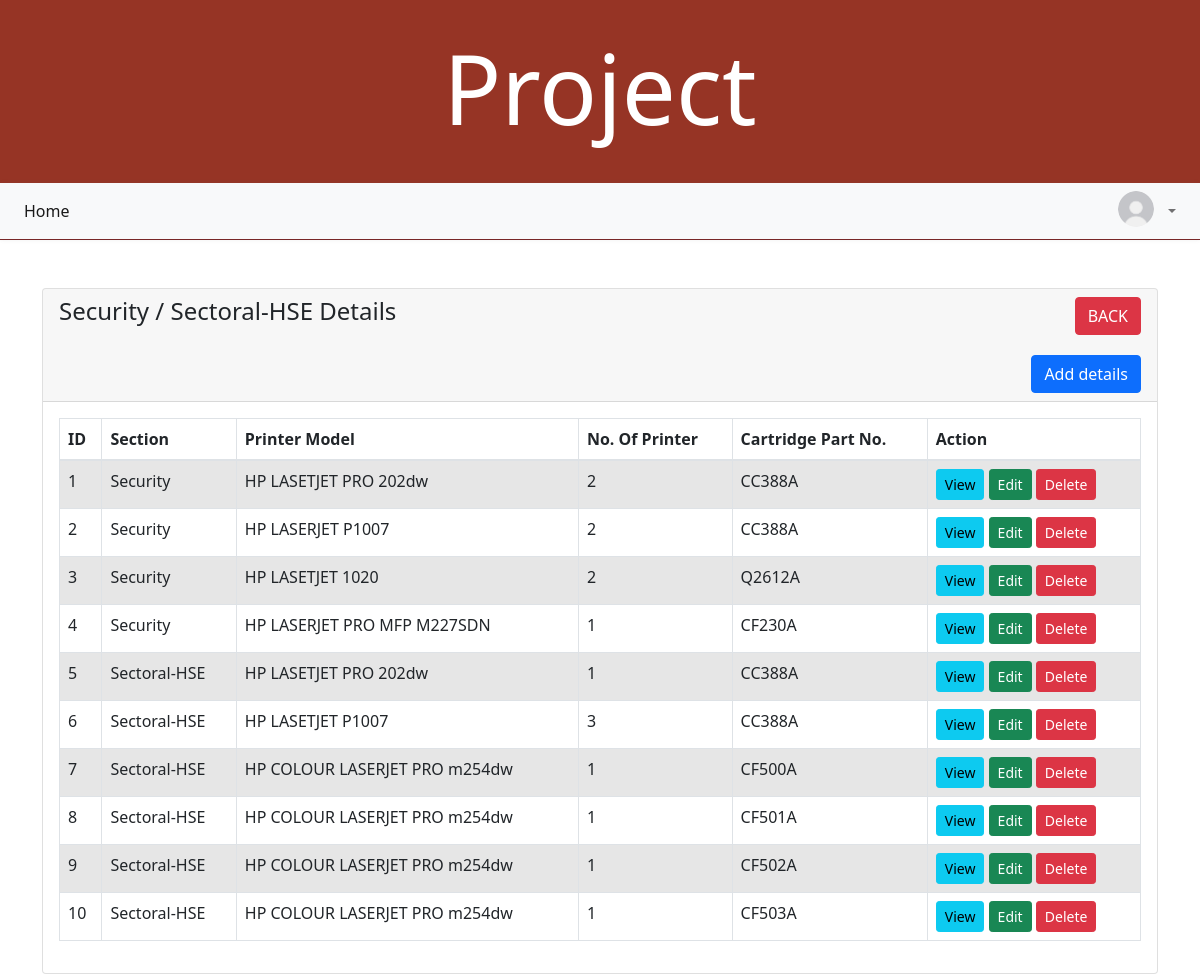
The page /secindex.php on the database its author committed.
### tables this page shows
CREATE TABLE `secs` (
  `id` int(11) NOT NULL,
  `section` varchar(100) NOT NULL,
  `printer` varchar(190) NOT NULL,
  `number` varchar(191) NOT NULL,
  `part` varchar(191) NOT NULL
);

### secindex.php (the view, shortened to what this page needs)
<?php
    require 'sectiondbcon.php';
?>
<!DOCTYPE html>
<html>
    <head>
        <link rel="stylesheet" href="https://stackpath.bootstrapcdn.com/bootstrap/4.5.0/css/bootstrap.min.css">
    </head>
    <body>
      <div class="header">
        <h1 style="font-size:8vw;">Project</h1>
      </div>
      <nav class="navbar navbar-expand-xl navbar-light bg-light">
		<div class="navbar-nav">
       <a href="adminlogin.php" class="nav-item nav-link active" > <i class="fa fa-fw fa-home"></i> Home</a>
			</div>
		<div class="navbar-nav ml-auto">
			<div class="nav-item dropdown">
				<a href="#" data-toggle="dropdown" class="nav-link dropdown-toggle user-action"><img src="logopro.jpeg" class="avatar" alt="Avatar"> <?php  if (isset($_SESSION['user'])) : ?>
				<?php endif ?> <b class="caret"></b></a>
			</div>
		</div>
</nav>
<br>
    </body>
</html>
<!doctype html>
<html lang="en">
  <head>
    <link href="https://cdn.jsdelivr.net/npm/bootstrap@5.1.3/dist/css/bootstrap.min.css" rel="stylesheet">
</head>
<body>
    <div class="container mt-4">
        <div class="row">
            <div class="col-md-12">
                <div class="card">
                    <div class="card-header">
                        <h4>Security / Sectoral-HSE Details
                        <a href="sectionindex.php" class="btn btn-danger float-end">BACK</a>
                        <br>
                        <br>
                        <a href="sec-create.php" class="btn btn-primary float-end">Add details</a>
                        </h4>
                    </div>
                    <div class="card-body">
                        <table class="table table-bordered table-striped">
                            <thead>
                                <tr>
                                    <th>ID</th>
                                    <th>Section</th>
                                    <th>Printer Model</th>
                                    <th>No. Of Printer</th>
                                    <th>Cartridge Part No.</th>
                                    <th>Action</th>
                                </tr>
                            </thead>
                            <tbody>
                                <?php
                                    $query = "SELECT * FROM secs";
                                    $query_run = mysqli_query($con, $query);
                                    if(mysqli_num_rows($query_run) > 0)
                                    {
                                        foreach($query_run as $data)
                                        {
                                            ?>
                                            <tr>
                                                <td><?= $data['id']; ?></td>
                                                <td><?= $data['section']; ?></td>
                                                <td><?= $data['printer']; ?></td>
                                                <td><?= $data['number']; ?></td>
                                                <td><?= $data['part']; ?></td>
                                                <td>
                                                    <a href="sec-view.php?id=<?= $data['id']; ?>" class="btn btn-info btn-sm">View</a>
                                                    <a href="sec-edit.php?id=<?= $data['id']; ?>" class="btn btn-success btn-sm">Edit</a>
                                                    <form action="seccode.php" method="POST" class="d-inline">
                                                        <button type="submit" name="delete" value="<?=$data['id'];?>" class="btn btn-danger btn-sm">Delete</button>
                                                    </form>
                                                </td>
                                            </tr>
                                            <?php
                                        }
                                    }
                                    else
                                    {
                                        echo "<h5> No Record Found </h5>";
                                    }
                                ?>
                            </tbody>
                        </table>
                    </div>
                </div>
            </div>
        </div>
    </div>
</body>
</html>

### secindex.php (style rules this page uses)
body { font-family: Arial; margin: 0; }
.header { padding: 30px; text-align: center; background: #963425; color: white; }
body { background: #d7d3d3; }
.navbar { background: rgb(79, 23, 23); padding-left: 16px; padding-right: 16px; border-bottom: 1px solid #782626; box-shadow: 0 0 4px rgba(109, 101, 101, 0.1); }
.nav-link img { border-radius: 50%; width: 36px; height: 36px; margin: -8px 0; float: left; margin-right: 10px; }

### rows shown on the page
secs: id "1", section "Security", printer "HP LASETJET PRO 202dw", number "2", part "CC388A"
secs: id "2", section "Security", printer "HP LASERJET P1007", number "2", part "CC388A"
secs: id "3", section "Security", printer "HP LASETJET 1020", number "2", part "Q2612A"
secs: id "4", section "Security", printer "HP LASERJET PRO MFP M227SDN", number "1", part "CF230A"
secs: id "5", section "Sectoral-HSE", printer "HP LASETJET PRO 202dw", number "1", part "CC388A"
secs: id "6", section "Sectoral-HSE", printer "HP LASETJET P1007", number "3", part "CC388A"
secs: id "7", section "Sectoral-HSE", printer "HP COLOUR LASERJET PRO m254dw", number "1", part "CF500A"
secs: id "8", section "Sectoral-HSE", printer "HP COLOUR LASERJET PRO m254dw", number "1", part "CF501A"
secs: id "9", section "Sectoral-HSE", printer "HP COLOUR LASERJET PRO m254dw", number "1", part "CF502A"
secs: id "10", section "Sectoral-HSE", printer "HP COLOUR LASERJET PRO m254dw", number "1", part "CF503A"
